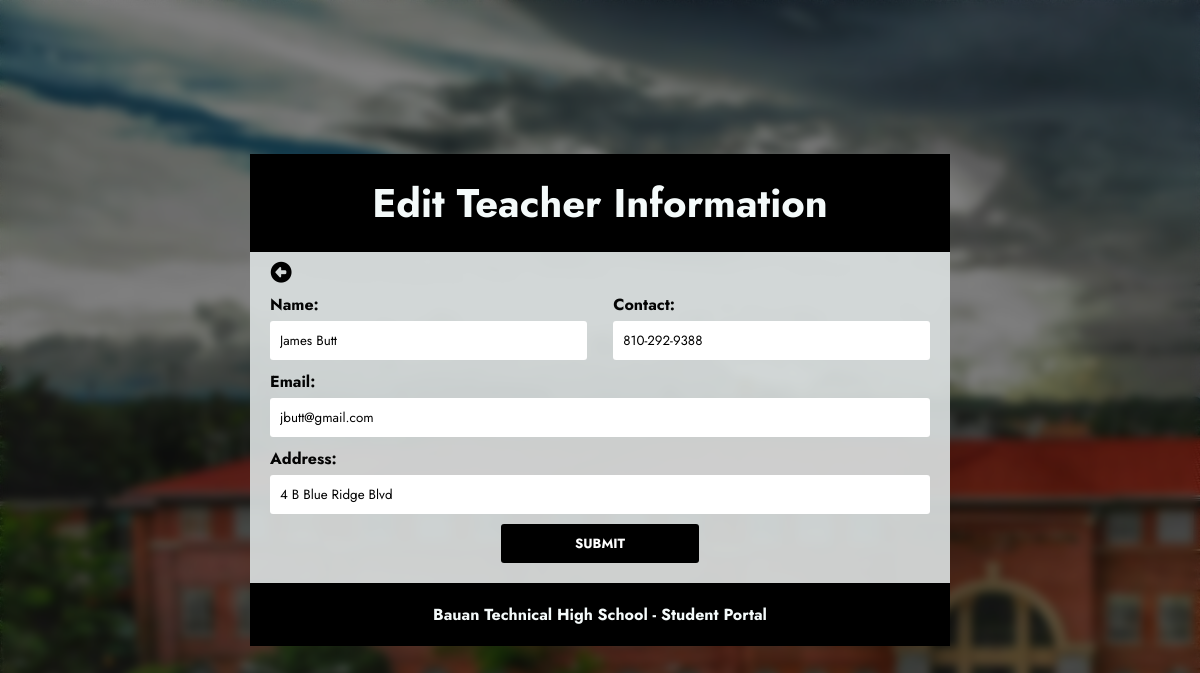
/pages/editTeacher.php?teacherID=2&page=1, run on the app's committed database.
### tables this page shows
CREATE TABLE `teachers` (
  `teacherID` int(11) NOT NULL,
  `full_name` varchar(255) DEFAULT NULL,
  `email` varchar(255) NOT NULL,
  `password` varchar(255) NOT NULL,
  `gender` varchar(10) DEFAULT NULL,
  `address` varchar(255) DEFAULT NULL,
  `contact` varchar(20) DEFAULT NULL
);

### pages/editTeacher.php (the view, shortened to what this page needs)
<?php
include("../phpFiles/dbConnect.php");
$full_name = "";
$address = "";
$contact = "";
$email = "";
if ($_SERVER['REQUEST_METHOD'] == 'GET') {
    $id = $_GET['teacherID'];
    $sql = "SELECT * FROM teachers WHERE teacherID = ?";
    $stmt = $connect->prepare($sql);
    $stmt->bind_param("s", $id);
    $stmt->execute();
    $result = $stmt->get_result();
    $row = $result->fetch_assoc();
    $full_name = $row["full_name"];
    $address = $row["address"];
    $contact = $row["contact"];
    $email = $row["email"];
}
?>
<!DOCTYPE html>
<html lang="en">
<head>
    <link rel="stylesheet" href="../styles/forms.css" />
    <?php include("../pages/header.php");?>
</head>
<body>
    <div class="am-container">
        <div class="am-body">
            <div class="am-head">
                <h1>Edit Teacher Information</h1>
            </div>
            <a href="teacher.php"><i class="fas fa-arrow-alt-circle-left"></i></a>
            <form class="am-body-box" action="editTeacher.php" autocomplete="off" method="post" id="timeServiceForm">
                <div class="am-row">
                    <div class="am-col-6">
                        <p>Name:</p>
                        <input type="text" name="full_name" id="full_name" value="<?php echo $full_name; ?>" required>
                    </div>
                    <div class="am-col-6">
                        <p>Contact:</p>
                        <input type="text" name="contact" id="contact" value="<?php echo $contact; ?>" required>
                    </div>
                </div>
                <div class="am-row">
                    <div class="am-col-12">
                        <p>Email:</p>
                        <input type="text" name="email" id="email" value="<?php echo $email; ?>" required>
                    </div>
                </div>
                <div class="am-row">
                    <div class="am-col-12">
                        <p>Address:</p>
                        <input type="text" name="address" id="address" value="<?php echo $address; ?>" required>
                    </div>
                </div>
                <div class="buttonCont">
                    <div class="am-col-3">
                        <input type="submit" name="finalSubmitOld" id="finalSubmit" value="SUBMIT">
                    </div>
                </div>
            </form>
            <div class="am-footer">
                <p>Bauan Technical High School - Student Portal</p>
            </div>
        </div>
    </div>
</body>
</html>

### styles/forms.css (style rules this page uses)
* { margin: 0; padding: 0; box-sizing: border-box; font-family: 'Jost', sans-serif; }
body { font-family: "Poppins", sans-serif; background-image: linear-gradient(rgba(0, 0, 0, 0.5), rgba(0, 0, 0, 0.5)),url("../images/bths.jpg"); -webkit-backdrop-filter: blur(5px); backdrop-filter: blur(5px); }
h1 { font-size: 40px; color: #f4fafa; }
div p { font-weight: bold; }
.am-container { display: flex; justify-content: center; align-items: center; width: 100%; min-height: 100vh; overflow-y: auto; }
.am-body { width: 700px; background-color: #dadfdfeb; }
input, textarea, select, button { width: 100%; background-color: #ffffff; border: none; outline: none; padding: 10px; margin-top: 5px; resize: none; border-radius: 3px; }
.am-head { background-color: #000000; padding: 20px 10px; text-align: center; color: #f4fafa; }
.am-footer { background-color: #000000; padding: 20px 10px; text-align: center; color: #f4fafa; }
.am-row { display: flex; justify-content: space-between; padding: 5px 0; }
.am-col-12 { width: 100%; }
.am-col-3 { width: 30%; }
.am-col-6 { width: 48%; }
.am-body-box { padding: 20px; padding-top: 5px; }
p { font-weight: 500; color: #040404 }
.am-footer>p { color: #f4fafa; }
.buttonCont { position: relative; justify-content: center; align-items: center; display: flex; }
#finalSubmit { background-color: #000000; color: white; font-weight: bold; }
i { font-size: 1.3rem; color: #000000; margin-bottom: 10px; position: relative; top: 0.5em; left: 1em; }

### data on the page
teachers: full_name "James Butt", contact "810-292-9388", email "jbutt@gmail.com", address "4 B Blue Ridge Blvd"
